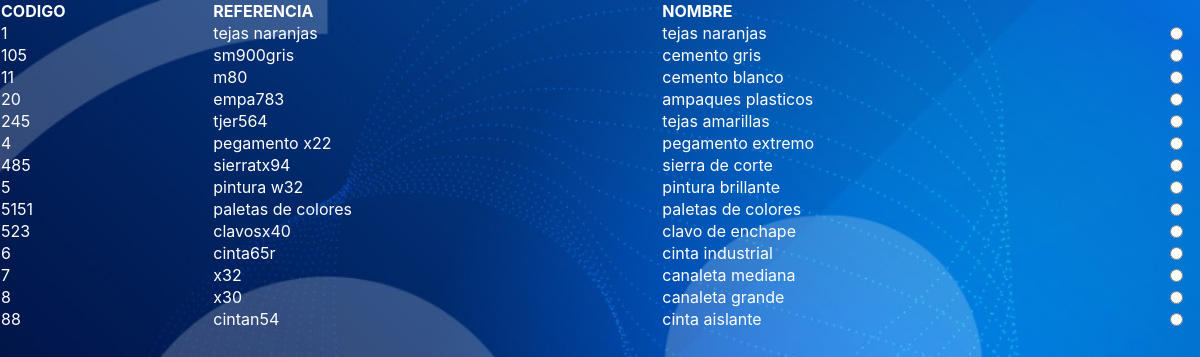
Page /control/compras/modalartexterno.php on the committed database.
### tables this page shows
CREATE TABLE `articulos` (
  `art_id` varchar(50) NOT NULL,
  `art_referencia` varchar(100) NOT NULL,
  `art_nom` varchar(40) NOT NULL,
  `art_cantidad` decimal(18,2) NOT NULL,
  `art_pcosto` decimal(18,2) NOT NULL,
  `art_pventa` decimal(18,2) NOT NULL,
  `art_pventa2` decimal(18,2) NOT NULL,
  `art_pventa3` decimal(18,2) NOT NULL,
  `art_acentamiento` tinyint(1) NOT NULL,
  `art_cod` int(11) NOT NULL,
  `usu_creo` varchar(30) NOT NULL,
  `usu_fecha_creado` timestamp NOT NULL DEFAULT current_timestamp(),
  `usu_mod` varchar(30) NOT NULL,
  `usu_fecha_mod` varchar(25) NOT NULL
);

### generic/DB.php (called while the page is built, shortened)
<?php
    class DB {
        private $_conexion;
        private $_result;
        public function DB(){
            $this->_server = SERVER;
            $this->_user = USER;
            $this->_passwd = PASSWD;
            $this->_database = DATABASE;
            try {
            $this->_conexion = new mysqli($this->_server, $this->_user, $this->_passwd, $this->_database);
            mysqli_query($this->_conexion, "SET NAMES 'utf8'");
                return true;
            } catch (Exception $exc) {
                return false;
            }
        }
        public function Query($query){
            $this->_result = mysqli_query($this->_conexion,$query);
        }
        public function FetchAssoc(){
            return mysqli_fetch_assoc($this->_result);
        }
    }
?>

### model/dao/DAOArticulos.php (called while the page is built, shortened)
<?php
class DAOArticulos {
    private $_db;
    public function __construct() {
        $this->_db = new DB();
    }
    public function ListarArticulosTodos($orden = 'ASC'){
        $query = 'SELECT * FROM articulos';
        $this->_db->Query($query);
        $rows = array();
        while ($row = $this->_db->FetchAssoc()) {
            $rows[] = $row;
        }
        return $rows;
    }
}
?>

### control/compras/modalartexterno.php (the view, shortened to what this page needs)
<?php
include_once '../../generic/DB.php';
include_once '../../model/dao/DAOArticulos.php';
    $art=new Articulos();
    $articulos=$art->ListarArticulosTodos();
    $bitArticulosTablabs='
    <html>
        <head>
        <link rel="stylesheet" href="https://stackpath.bootstrapcdn.com/bootstrap/4.1.1/css/bootstrap.min.css">
        <link rel="stylesheet" href="https://use.fontawesome.com/releases/v5.1.0/css/all.css">
        <link rel="stylesheet" type="text/css" href="https://cdn.datatables.net/1.10.19/css/jquery.dataTables.css">
        <link rel="stylesheet" href="../../view/css/stylesfact.css">
        </head>
       </head>
       <style>
       input[type=number] { -moz-appearance:textfield; }
      .dataTables_wrapper .dataTables_length{
        display:none;
      }
      .dataTables_wrapper .dataTables_filter input{
        border: 1px solid #000138;
        background: #EFEFEF;
        border-radius: .25rem;
        position:relative;
        right:12px;
      }
      .dataTables_wrapper .dataTables_filter input:focus{
        background:white;
      }
      </style>
       <body>
       <table id="articulosbs2" class="display" style="width:100%">
       <thead>
         <tr>
             <th>CODIGO</th>
             <th>REFERENCIA</th>
             <th>NOMBRE</th>
             <th></th>
         </tr>
       </thead>
        <tbody>';
    foreach ($articulos as $key => $value) {
        $bitArticulosTablabs.='<tr>
                                <td style="text-align: left;">'.$value['art_id'].'</td>
                                <td style="text-align: left;">'.$value['art_referencia'].'</td>
                                <td style="text-align: left;">'.$value['art_nom'].'</td>
                                <td style="text-align: center;"><input type="radio" name="articulosbs" value="'.$value['art_id'].'"></td>
                              </tr>';
    }
    $bitArticulosTablabs.='</tbody>
    <tfoot>
    </tfoot>
  </table>
  <script>
 var table= $("#articulosbs2").DataTable( {
                  responsive: true,
                  "scrollY":        "1500px",
                  "autoWidth": true,
                  "ordering": false,
                  "scrollCollapse": true,
                  "pageLength": 5,
                  "paging": true,
                  "order": [[ 1, "asc"]],
                  "language": {
                  "lengthMenu": "Mostrar _MENU_ datos por página",
                  "zeroRecords": "No se ha encontrado ningun registro",
                  "info": "Mostrando página _PAGE_ de _PAGES_",
                  "infoEmpty": "No hay registros disponibles",
                  "infoFiltered": "(filtrado de _MAX_ registros totales)",
                  "search": "",
                  "paginate": {
                  "first":      "Inicio",
                  "last":       "Final",
                  "next":       "Siguiente",
                  "previous":   "Anterior"
                  },
                  "loadingRecords": "Cargando..."
                  }
                  });
                  $("#articulosbs2 tbody").on("click", "tr", function(){
                     var data = table.row( this ).data();
                     $(this).find("td input[type=radio]").prop("checked", true);
                   });
</script>
  </body>
  </html>';
  echo $bitArticulosTablabs;

### view/css/stylesfact.css (style rules this page uses)
body { background-size:cover; background-image: url("../../view/img/fondo.jpg"); background-position: center center; background-attachment: fixed; background-repeat: no-repeat; background-color: rgb(8, 107, 173); color:white; }

### rows in the picture
articulos: art_id "1", art_referencia "tejas naranjas", art_nom "tejas naranjas"
articulos: art_id "105", art_referencia "sm900gris", art_nom "cemento gris"
articulos: art_id "11", art_referencia "m80", art_nom "cemento blanco"
articulos: art_id "20", art_referencia "empa783", art_nom "ampaques plasticos"
articulos: art_id "245", art_referencia "tjer564", art_nom "tejas amarillas"
articulos: art_id "4", art_referencia "pegamento x22", art_nom "pegamento extremo"
articulos: art_id "485", art_referencia "sierratx94", art_nom "sierra de corte"
articulos: art_id "5", art_referencia "pintura w32", art_nom "pintura brillante"
articulos: art_id "5151", art_referencia "paletas de colores", art_nom "paletas de colores"
articulos: art_id "523", art_referencia "clavosx40", art_nom "clavo de enchape"
articulos: art_id "6", art_referencia "cinta65r", art_nom "cinta industrial"
articulos: art_id "7", art_referencia "x32", art_nom "canaleta mediana"
articulos: art_id "8", art_referencia "x30", art_nom "canaleta grande"
articulos: art_id "88", art_referencia "cintan54", art_nom "cinta aislante"
